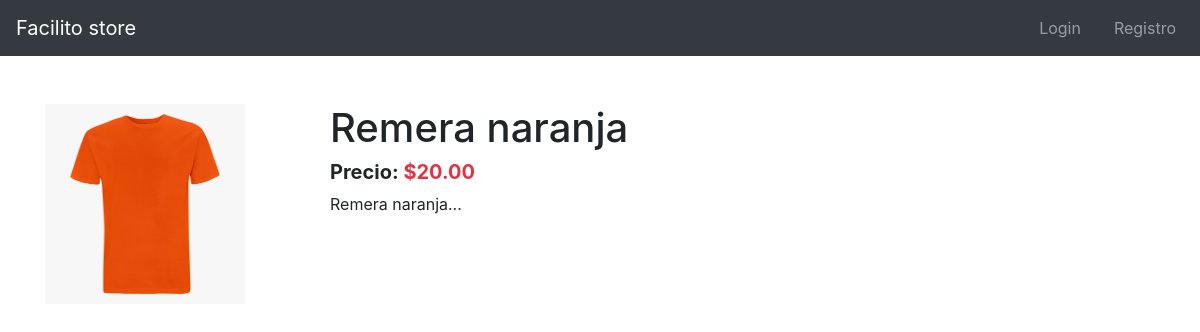
The page /productos/remera-naranja on the database its author committed.
### products/models.py (models this page shows, shortened)
class Product(models.Model):
    title = models.CharField(max_length=50)
    description = models.TextField()
    price = models.DecimalField(max_digits=8, decimal_places=2, default=0.0)
    slug = models.SlugField(null=False, blank=False, unique=True)
    image = models.ImageField(upload_to='products/', null=False, blank=False)
    created_at = models.DateTimeField(auto_now_add=True)

### products/views.py (the view)
# urls.py: path('<slug:slug>', views.ProductDetailView.as_view(), name='product-view'),
class ProductDetailView(DetailView):
    model = Product
    template_name = 'products/product.html'
    def get_context_data(self, **kwargs: Any):
        context =  super().get_context_data(**kwargs)
        return context

### products/templates/products/product.html
{% extends 'base.html' %} {% block content %}
<div class="col-3">
  {% if product.image %} <img src="{{product.image.url}}"" alt="Imagen del producto" width="200" height="200"> {% endif %}
</div>
<div class="col">
  <div class="h1">{{product.title}}</div>
  <div class="h5 font-weight-bold">
    Precio: <span class="text-danger">${{product.price}}</span>
  </div>
  <div>
    <p>{{product.description}}</p>
  </div>
</div>
{% endblock %}

### rows shown on the page
Product: image (picture), title "Remera naranja", price "20.00", description "Remera naranja..."
